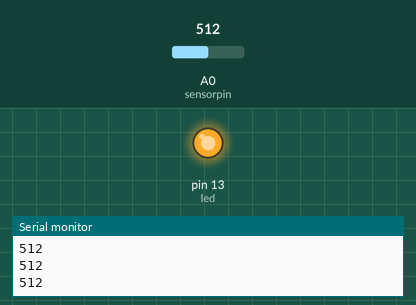
A sketch run on a simulated Arduino Uno, built with avr-gcc and run on an emulated ATmega328P. On the bench: output pins drawn as LEDs (lit = HIGH), the last lines printed to the serial monitor. Inputs (shaded band) come from the test bench; at power-on: A0 (sensorpin) = 512.

Above: at 1.2 s.
1.3 s: A0 (sensorpin) set to 207
2.8 s: A0 (sensorpin) set to 186
At 3.5 s:
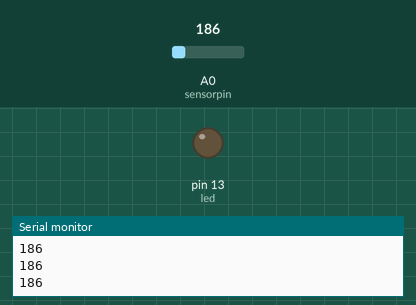
4.4 s: A0 (sensorpin) set to 210
At 4.9 s:
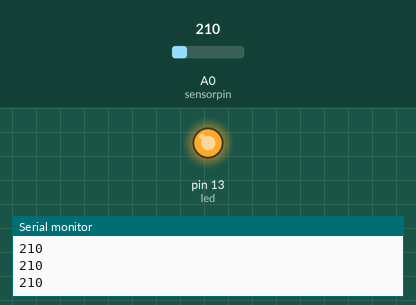
6.0 s: A0 (sensorpin) set to 190
At 7.4 s:
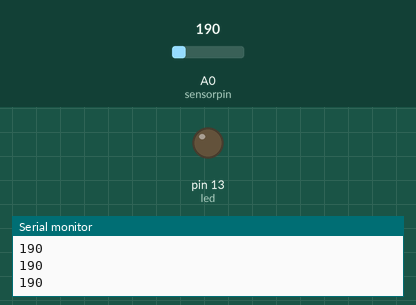
Timing chart, 0 to 8.6 s (numbered marks = the images above; inputs shaded):
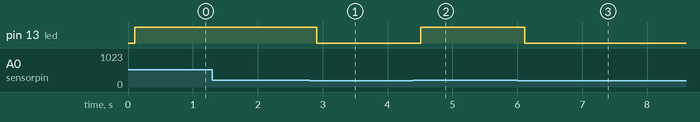

Measured:
- the behaviour switches between 200 and 199 on A0 (sensorpin) (found by bisection; images 0 and 1)
- after the input at 2.8 s, pin 13 (led): HIGH → LOW after 0.11 s
- after the input at 4.4 s, pin 13 (led): LOW → HIGH after 0.11 s
- after the input at 6.0 s, pin 13 (led): HIGH → LOW after 0.12 s

The sketch:

IR_Scan.ino
```cpp
int sensorpin = 0;                 // analog pin used to connect the sharp sensor
int val = 0;                      // variable to store the values from sensor(initially zero)
int val_1 = 0; int val_2 = 0; int val_3 = 0; int val_4 = 0; int val_5 = 0;
int led = 13;

void setup()
{
  Serial.begin(9600);               // starts the serial monitor
  pinMode(led, OUTPUT);
}

void loop() {
  val = analogRead(sensorpin);       // reads the value of the sharp sensor
  Serial.println(val);            // prints the value of the sensor to the serial monitor
  delay(100);                    // wait for this much time before printing next value
  if (val >= 200){
    digitalWrite(led, HIGH);
  }
  else {
    digitalWrite(led, LOW);
  }
}
```
